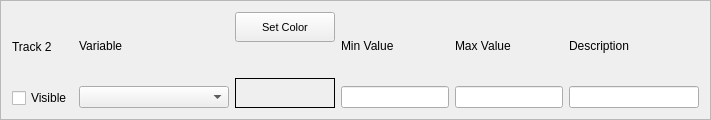
    <widget class="QFrame" name="fraTrk_2">
     <property name="minimumSize">
      <size>
       <width>0</width>
       <height>80</height>
      </size>
     </property>
     <property name="frameShape">
      <enum>QFrame::StyledPanel</enum>
     </property>
     <property name="frameShadow">
      <enum>QFrame::Plain</enum>
     </property>
     <layout class="QHBoxLayout" name="horizontalLayout_3">
      <item>
       <layout class="QVBoxLayout" name="verticalLayout_7">
        <item>
         <widget class="QLabel" name="lblTrk_2">
          <property name="font">
           <font>
            <family>MS Shell Dlg 2</family>
            <pointsize>9</pointsize>
            <weight>50</weight>
            <bold>false</bold>
           </font>
          </property>
          <property name="text">
           <string>Track 2</string>
          </property>
          <property name="buddy">
           <cstring>chkVisible_2</cstring>
          </property>
         </widget>
        </item>
        <item>
         <widget class="QCheckBox" name="chkVisible_2">
          <property name="font">
           <font>
            <family>MS Shell Dlg 2</family>
            <pointsize>9</pointsize>
           </font>
          </property>
          <property name="text">
           <string>Visible</string>
          </property>
         </widget>
        </item>
       </layout>
      </item>
      <item>
       <layout class="QVBoxLayout" name="verticalLayout_8">
        <item>
         <widget class="QLabel" name="lblVar_2">
          <property name="font">
           <font>
            <family>MS Shell Dlg 2</family>
            <pointsize>9</pointsize>
            <weight>50</weight>
            <bold>false</bold>
           </font>
          </property>
          <property name="text">
           <string>Variable</string>
          </property>
          <property name="buddy">
           <cstring>cboVariable_2</cstring>
          </property>
         </widget>
        </item>
        <item>
         <widget class="QComboBox" name="cboVariable_2">
          <property name="minimumSize">
           <size>
            <width>150</width>
            <height>0</height>
           </size>
          </property>
          <property name="maximumSize">
           <size>
            <width>250</width>
            <height>16777215</height>
           </size>
          </property>
          <property name="font">
           <font>
            <family>MS Shell Dlg 2</family>
            <pointsize>9</pointsize>
            <weight>50</weight>
            <bold>false</bold>
           </font>
          </property>
          <property name="insertPolicy">
           <enum>QComboBox::InsertAlphabetically</enum>
          </property>
         </widget>
        </item>
       </layout>
      </item>
      <item>
       <layout class="QVBoxLayout" name="verticalLayout_9">
        <item>
         <widget class="QPushButton" name="cmdColor_2">
          <property name="minimumSize">
           <size>
            <width>100</width>
            <height>30</height>
           </size>
          </property>
          <property name="maximumSize">
           <size>
            <width>150</width>
            <height>30</height>
           </size>
          </property>
          <property name="font">
           <font>
            <family>MS Shell Dlg 2</family>
            <pointsize>8</pointsize>
           </font>
          </property>
          <property name="text">
           <string>Set Color</string>
          </property>
         </widget>
        </item>
        <item>
         <spacer name="verticalSpacer_2">
          <property name="orientation">
           <enum>Qt::Vertical</enum>
          </property>
          <property name="sizeType">
           <enum>QSizePolicy::MinimumExpanding</enum>
          </property>
          <property name="sizeHint" stdset="0">
           <size>
            <width>20</width>
            <height>30</height>
           </size>
          </property>
         </spacer>
        </item>
        <item>
         <widget class="QLabel" name="lblColor_2">
          <property name="minimumSize">
           <size>
            <width>100</width>
            <height>30</height>
           </size>
          </property>
          <property name="maximumSize">
           <size>
            <width>150</width>
            <height>30</height>
           </size>
          </property>
          <property name="font">
           <font>
            <family>MS Shell Dlg 2</family>
            <pointsize>9</pointsize>
            <weight>50</weight>
            <bold>false</bold>
           </font>
          </property>
          <property name="frameShape">
           <enum>QFrame::Box</enum>
          </property>
          <property name="text">
           <string/>
          </property>
          <property name="alignment">
           <set>Qt::AlignCenter</set>
          </property>
          <property name="buddy">
           <cstring>cmdColor_2</cstring>
          </property>
         </widget>
        </item>
       </layout>
      </item>
      <item>
       <layout class="QVBoxLayout" name="verticalLayout_10">
        <item>
         <widget class="QLabel" name="lblMin_2">
          <property name="font">
           <font>
            <family>MS Shell Dlg 2</family>
            <pointsize>9</pointsize>
            <weight>50</weight>
            <bold>false</bold>
           </font>
          </property>
          <property name="text">
           <string>Min Value</string>
          </property>
          <property name="buddy">
           <cstring>txtMin_2</cstring>
          </property>
         </widget>
        </item>
        <item>
         <widget class="QLineEdit" name="txtMin_2">
          <property name="minimumSize">
           <size>
            <width>100</width>
            <height>0</height>
           </size>
          </property>
          <property name="maximumSize">
           <size>
            <width>250</width>
            <height>16777215</height>
           </size>
          </property>
          <property name="font">
           <font>
            <family>MS Shell Dlg 2</family>
            <pointsize>9</pointsize>
            <weight>50</weight>
            <bold>false</bold>
           </font>
          </property>
          <property name="alignment">
           <set>Qt::AlignRight|Qt::AlignTrailing|Qt::AlignVCenter</set>
          </property>
         </widget>
        </item>
       </layout>
      </item>
      <item>
       <layout class="QVBoxLayout" name="verticalLayout_11">
        <item>
         <widget class="QLabel" name="lblMax_2">
          <property name="font">
           <font>
            <family>MS Shell Dlg 2</family>
            <pointsize>9</pointsize>
            <weight>50</weight>
            <bold>false</bold>
           </font>
          </property>
          <property name="text">
           <string>Max Value</string>
          </property>
          <property name="buddy">
           <cstring>txtMax_2</cstring>
          </property>
         </widget>
        </item>
        <item>
         <widget class="QLineEdit" name="txtMax_2">
          <property name="minimumSize">
           <size>
            <width>100</width>
            <height>0</height>
           </size>
          </property>
          <property name="maximumSize">
           <size>
            <width>250</width>
            <height>16777215</height>
           </size>
          </property>
          <property name="font">
           <font>
            <family>MS Shell Dlg 2</family>
            <pointsize>9</pointsize>
            <weight>50</weight>
            <bold>false</bold>
           </font>
          </property>
          <property name="alignment">
           <set>Qt::AlignRight|Qt::AlignTrailing|Qt::AlignVCenter</set>
          </property>
         </widget>
        </item>
       </layout>
      </item>
      <item>
       <layout class="QVBoxLayout" name="verticalLayout_12">
        <item>
         <widget class="QLabel" name="lblDescr_2">
          <property name="font">
           <font>
            <family>MS Shell Dlg 2</family>
            <pointsize>9</pointsize>
            <weight>50</weight>
            <bold>false</bold>
           </font>
          </property>
          <property name="text">
           <string>Description</string>
          </property>
          <property name="buddy">
           <cstring>txtComment_2</cstring>
          </property>
         </widget>
        </item>
        <item>
         <widget class="QLineEdit" name="txtComment_2">
          <property name="minimumSize">
           <size>
            <width>130</width>
            <height>0</height>
           </size>
          </property>
          <property name="font">
           <font>
            <family>MS Shell Dlg 2</family>
            <pointsize>9</pointsize>
            <weight>50</weight>
            <bold>false</bold>
           </font>
          </property>
          <property name="maxLength">
           <number>128</number>
          </property>
         </widget>
        </item>
       </layout>
      </item>
     </layout>
    </widget>
